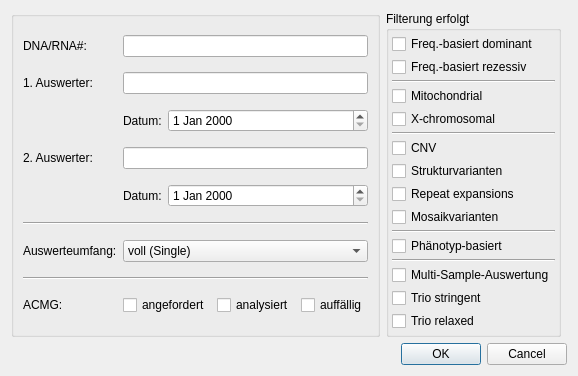
<?xml version="1.0" encoding="UTF-8"?>
<ui version="4.0">
 <class>EvaluationSheetEditDialog</class>
 <widget class="QDialog" name="EvaluationSheetEditDialog">
  <property name="geometry">
   <rect>
    <x>0</x>
    <y>0</y>
    <width>525</width>
    <height>363</height>
   </rect>
  </property>
  <property name="windowTitle">
   <string>Evaluation Sheet</string>
  </property>
  <layout class="QGridLayout" name="gridLayout_2">
   <item row="0" column="1">
    <layout class="QVBoxLayout" name="verticalLayout_6">
     <item>
      <widget class="QGroupBox" name="groupBox">
       <property name="title">
        <string>Filterung erfolgt</string>
       </property>
       <layout class="QVBoxLayout" name="verticalLayout_4">
        <property name="spacing">
         <number>3</number>
        </property>
        <property name="leftMargin">
         <number>3</number>
        </property>
        <property name="topMargin">
         <number>3</number>
        </property>
        <property name="rightMargin">
         <number>3</number>
        </property>
        <property name="bottomMargin">
         <number>3</number>
        </property>
        <item>
         <widget class="QCheckBox" name="cb_filter_freq_dom">
          <property name="text">
           <string>Freq.-basiert dominant</string>
          </property>
         </widget>
        </item>
        <item>
         <widget class="QCheckBox" name="cb_filter_rec">
          <property name="text">
           <string>Freq.-basiert rezessiv</string>
          </property>
         </widget>
        </item>
        <item>
         <widget class="Line" name="line_3">
          <property name="orientation">
           <enum>Qt::Horizontal</enum>
          </property>
         </widget>
        </item>
        <item>
         <widget class="QCheckBox" name="cb_filter_mito">
          <property name="text">
           <string>Mitochondrial</string>
          </property>
         </widget>
        </item>
        <item>
         <widget class="QCheckBox" name="cb_filter_x_chr">
          <property name="text">
           <string>X-chromosomal</string>
          </property>
         </widget>
        </item>
        <item>
         <widget class="Line" name="line_4">
          <property name="orientation">
           <enum>Qt::Horizontal</enum>
          </property>
         </widget>
        </item>
        <item>
         <widget class="QCheckBox" name="cb_filter_cnv">
          <property name="text">
           <string>CNV</string>
          </property>
         </widget>
        </item>
        <item>
         <widget class="QCheckBox" name="cb_filter_svs">
          <property name="text">
           <string>Strukturvarianten</string>
          </property>
         </widget>
        </item>
        <item>
         <widget class="QCheckBox" name="cb_filter_res">
          <property name="text">
           <string>Repeat expansions</string>
          </property>
         </widget>
        </item>
        <item>
         <widget class="QCheckBox" name="cb_filter_mosaics">
          <property name="text">
           <string>Mosaikvarianten</string>
          </property>
         </widget>
        </item>
        <item>
         <widget class="Line" name="line_5">
          <property name="orientation">
           <enum>Qt::Horizontal</enum>
          </property>
         </widget>
        </item>
        <item>
         <widget class="QCheckBox" name="cb_filter_phen">
          <property name="text">
           <string>Phänotyp-basiert</string>
          </property>
         </widget>
        </item>
        <item>
         <widget class="Line" name="line_6">
          <property name="orientation">
           <enum>Qt::Horizontal</enum>
          </property>
         </widget>
        </item>
        <item>
         <widget class="QCheckBox" name="cb_filter_multi">
          <property name="text">
           <string>Multi-Sample-Auswertung</string>
          </property>
         </widget>
        </item>
        <item>
         <widget class="QCheckBox" name="cb_filter_trio_stringent">
          <property name="text">
           <string>Trio stringent</string>
          </property>
         </widget>
        </item>
        <item>
         <widget class="QCheckBox" name="cb_filter_trio_relaxed">
          <property name="text">
           <string>Trio relaxed</string>
          </property>
         </widget>
        </item>
       </layout>
      </widget>
     </item>
     <item>
      <spacer name="verticalSpacer">
       <property name="orientation">
        <enum>Qt::Vertical</enum>
       </property>
       <property name="sizeHint" stdset="0">
        <size>
         <width>20</width>
         <height>40</height>
        </size>
       </property>
      </spacer>
     </item>
    </layout>
   </item>
   <item row="1" column="0">
    <spacer name="verticalSpacer_7">
     <property name="orientation">
      <enum>Qt::Vertical</enum>
     </property>
     <property name="sizeHint" stdset="0">
      <size>
       <width>248</width>
       <height>148</height>
      </size>
     </property>
    </spacer>
   </item>
   <item row="2" column="0" colspan="3">
    <widget class="QDialogButtonBox" name="buttonBox">
     <property name="orientation">
      <enum>Qt::Horizontal</enum>
     </property>
     <property name="standardButtons">
      <set>QDialogButtonBox::Cancel|QDialogButtonBox::Ok</set>
     </property>
    </widget>
   </item>
   <item row="0" column="0">
    <widget class="QGroupBox" name="groupBox_2">
     <layout class="QGridLayout" name="gridLayout">
      <item row="1" column="1">
       <widget class="QLabel" name="label_4">
        <property name="text">
         <string>1. Auswerter:</string>
        </property>
       </widget>
      </item>
      <item row="0" column="1">
       <widget class="QLabel" name="label">
        <property name="text">
         <string>DNA/RNA#:</string>
        </property>
       </widget>
      </item>
      <item row="0" column="2">
       <widget class="QLineEdit" name="le_dna_rna"/>
      </item>
      <item row="3" column="2">
       <widget class="DBSelector" name="ds_reviewer2"/>
      </item>
      <item row="5" column="1" colspan="2">
       <widget class="Line" name="line">
        <property name="orientation">
         <enum>Qt::Horizontal</enum>
        </property>
       </widget>
      </item>
      <item row="1" column="2">
       <widget class="DBSelector" name="ds_reviewer1">
        <property name="autoFillBackground">
         <bool>false</bool>
        </property>
       </widget>
      </item>
      <item row="3" column="1">
       <widget class="QLabel" name="label_5">
        <property name="text">
         <string>2. Auswerter:</string>
        </property>
       </widget>
      </item>
      <item row="6" column="1">
       <widget class="QLabel" name="label_8">
        <property name="text">
         <string>Auswerteumfang:</string>
        </property>
       </widget>
      </item>
      <item row="2" column="2">
       <layout class="QHBoxLayout" name="horizontalLayout">
        <item>
         <widget class="QLabel" name="label_2">
          <property name="text">
           <string>Datum:</string>
          </property>
         </widget>
        </item>
        <item>
         <widget class="QDateEdit" name="de_review1">
          <property name="sizePolicy">
           <sizepolicy hsizetype="Expanding" vsizetype="Fixed">
            <horstretch>0</horstretch>
            <verstretch>0</verstretch>
           </sizepolicy>
          </property>
         </widget>
        </item>
       </layout>
      </item>
      <item row="4" column="2">
       <layout class="QHBoxLayout" name="horizontalLayout_2">
        <item>
         <widget class="QLabel" name="label_3">
          <property name="text">
           <string>Datum:</string>
          </property>
         </widget>
        </item>
        <item>
         <widget class="QDateEdit" name="de_review2">
          <property name="sizePolicy">
           <sizepolicy hsizetype="Expanding" vsizetype="Fixed">
            <horstretch>0</horstretch>
            <verstretch>0</verstretch>
           </sizepolicy>
          </property>
         </widget>
        </item>
       </layout>
      </item>
      <item row="8" column="1">
       <widget class="QLabel" name="label_6">
        <property name="text">
         <string>ACMG:</string>
        </property>
       </widget>
      </item>
      <item row="7" column="1" colspan="2">
       <widget class="Line" name="line_2">
        <property name="orientation">
         <enum>Qt::Horizontal</enum>
        </property>
       </widget>
      </item>
      <item row="8" column="2">
       <layout class="QHBoxLayout" name="horizontalLayout_5">
        <item>
         <widget class="QCheckBox" name="cb_acmg_requested">
          <property name="text">
           <string>angefordert</string>
          </property>
         </widget>
        </item>
        <item>
         <widget class="QCheckBox" name="cb_acmg_analyzed">
          <property name="text">
           <string>analysiert</string>
          </property>
         </widget>
        </item>
        <item>
         <widget class="QCheckBox" name="cb_acmg_suspicious">
          <property name="text">
           <string>auffällig</string>
          </property>
         </widget>
        </item>
       </layout>
      </item>
      <item row="6" column="2">
       <widget class="QComboBox" name="cb_analysis_scope">
        <item>
         <property name="text">
          <string>voll (Single)</string>
         </property>
        </item>
        <item>
         <property name="text">
          <string>voll (Trio + Single)</string>
         </property>
        </item>
        <item>
         <property name="text">
          <string>voll (Multi + Single)</string>
         </property>
        </item>
        <item>
         <property name="text">
          <string>beschränkt auf Zielregion</string>
         </property>
        </item>
       </widget>
      </item>
     </layout>
    </widget>
   </item>
  </layout>
 </widget>
 <customwidgets>
  <customwidget>
   <class>DBSelector</class>
   <extends>QLineEdit</extends>
   <header location="global">DBSelector.h</header>
  </customwidget>
 </customwidgets>
 <tabstops>
  <tabstop>le_dna_rna</tabstop>
  <tabstop>ds_reviewer1</tabstop>
  <tabstop>de_review1</tabstop>
  <tabstop>ds_reviewer2</tabstop>
  <tabstop>de_review2</tabstop>
  <tabstop>cb_filter_freq_dom</tabstop>
  <tabstop>cb_filter_rec</tabstop>
  <tabstop>cb_filter_cnv</tabstop>
  <tabstop>cb_filter_multi</tabstop>
 </tabstops>
 <resources/>
 <connections>
  <connection>
   <sender>buttonBox</sender>
   <signal>rejected()</signal>
   <receiver>EvaluationSheetEditDialog</receiver>
   <slot>reject()</slot>
   <hints>
    <hint type="sourcelabel">
     <x>316</x>
     <y>260</y>
    </hint>
    <hint type="destinationlabel">
     <x>286</x>
     <y>274</y>
    </hint>
   </hints>
  </connection>
 </connections>
</ui>
